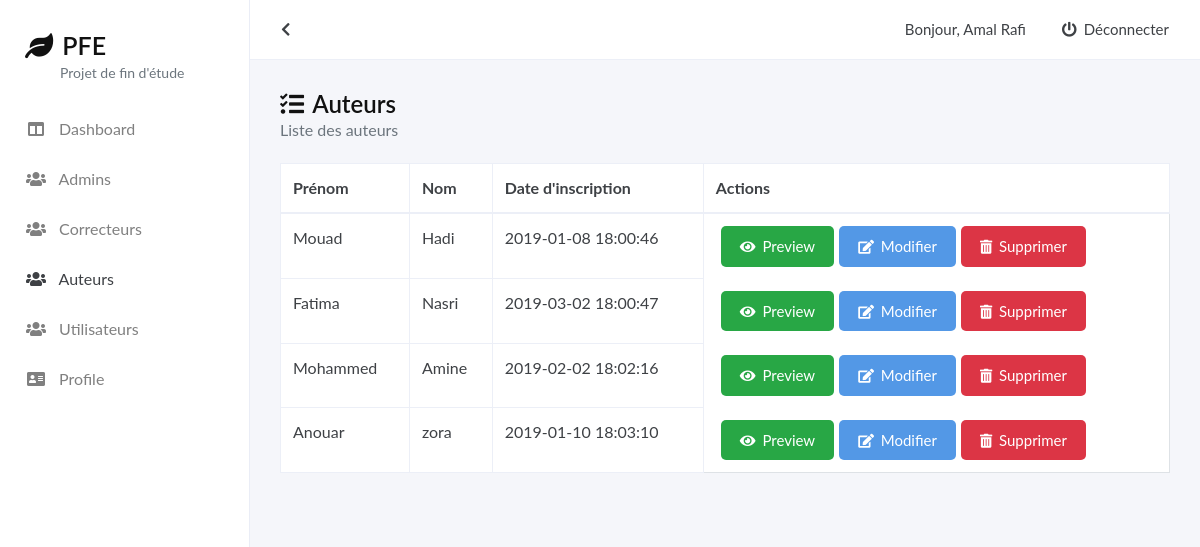
The app's page /admin/authors.php (signed in) with its own data.
### tables this page shows
CREATE TABLE `utilisateurs` (
  `ID_UTILISATEUR` int(11) NOT NULL,
  `IDENTIFIANT` varchar(100) NOT NULL,
  `MOT_DE_PASSE` varchar(100) NOT NULL,
  `NOM` varchar(100) NOT NULL,
  `PRENOM` varchar(100) NOT NULL,
  `TYPE_COMPTE` varchar(100) NOT NULL,
  `IMAGE_UTILISATEUR` varchar(300) NOT NULL,
  `DATE_INSCRIPTION` timestamp NOT NULL DEFAULT CURRENT_TIMESTAMP ON UPDATE CURRENT_TIMESTAMP
);

### admin/includes/functions.php (the view, shortened to what this page needs)
<?php
	$db = DatabaseUser::connect();
	function getNom($id) {
		global $db;
		$statement = $db->prepare('SELECT PRENOM,NOM FROM UTILISATEURS WHERE ID_UTILISATEUR = ?');
		$statement->execute(array($id));
		$account = $statement->fetch();
		echo $account['PRENOM'] .' '.$account['NOM'];
	}
	function getUser($id,$type) {
		global $db;
		$id_admin = $id;
		$statement = $db->prepare('SELECT * FROM UTILISATEURS WHERE TYPE_COMPTE = ? AND ID_UTILISATEUR <> ?');
		$statement->execute(array($type,$id_admin));
		while ($row = $statement->fetch()) {
			echo '<tr>';
				echo '<td>' . $row['PRENOM'] . '</td>';
				echo '<td>' . $row['NOM'] . '</td>';
				echo '<td>' . $row['DATE_INSCRIPTION'] . '</td>';
				echo '<td class="my-table-actions">';
					echo '<form action="pages/preview.php" method="post">
							<input type="text" name="id" value="'.$row['ID_UTILISATEUR'].'" hidden >
							<button name="preview" class="btn btn-success"><i class="fa fa-eye"></i> Preview</button>
						</form>';
					echo '<button type="button" class="btn btn-primary" data-toggle="modal" data-target="#change_type" data-id_user="'. $row['ID_UTILISATEUR'] .'" data-usertype="'. $row['TYPE_COMPTE'] .'"><i class="fa fa-edit"></i> Modifier</button> ';
					echo '<button type="button" class="btn btn-danger" data-toggle="modal" data-target="#verify_user" data-id_user="'. $row['ID_UTILISATEUR'] .'" data-nom="'. $row['PRENOM'] .' '. $row['NOM'] .'"><i class="fa fa-trash-alt"></i> Supprimer</button>';
				echo '</td>';
			echo '</tr>';
		}
	}
?>

### admin/authors.php (shortened to what this page needs)
<?php
    require './includes/functions.php';
    $id = checkConnection();
?>
<!DOCTYPE html>
<html>
<head>
	<link rel="stylesheet" type="text/css" href="../css/bootstrap.min.css">
	<link rel="stylesheet" type="text/css" href="css/style.css">
	<link rel="stylesheet" type="text/css" href="../font-awesome/css/all.min.css">
</head>
<body>
	<div id="wrapper">
		<div id="sidebar-wrapper">
			<div class="my-logo">
				<h3><i class="fa fa-leaf"></i> PFE</h3>
				<small class="text-muted">Projet de fin d'étude</small>
			</div>
				<ul class="my-menu">
					<li><a href="dashboard.php"><i class="fas fa-columns"></i> Dashboard</a></li>
					<li><a href="admins.php"><i class="fa fa-users"></i> Admins</a></li>
					<li><a href="correctors.php"><i class="fa fa-users"></i> Correcteurs</a></li>
					<li><a class="active"><i class="fa fa-users"></i> Auteurs</a></li>
					<li><a href="users.php"><i class="fa fa-users"></i> Utilisateurs</a></li>
					<li><a href="profile.php"><i class="fas fa-address-card"></i> Profile</a></li>
				</ul>
			</div>
			<div id="content-wrapper">
				<div class="container-fluid">
					<div class="row my-top-menu">
						<div class="col-2 my-toggle-btn">
							<nav class="nav">
								<a class="nav-link" href="#" id="toggle-menu"></a>
							</nav>
						</div>
						<div class="col-10">
							<ul class="nav justify-content-end">
								<span class="navbar-text">
									Bonjour, <?php getNom($id); ?>
								</span>
								<li class="nav-item">
									<a class="nav-link" href="includes/logout.php"><i class="fa fa-power-off"></i> Déconnecter</a>
								</li>
							</ul>
						</div>
					</div>
					<div class="container my-content">
						<div class="row my-header">
							<div class="col-12">
								<h4><i class="fa fa-tasks"></i> Auteurs</h4>
								<p class="text-muted">Liste des auteurs</p>
							</div>
						</div>
						<div class="row my-table">
							<div class="col-12">
								<table class="table table-bordered">
									<thead>
										<tr>
											<th scope="col">Prénom</th>
											<th scope="col">Nom</th>
											<th scope="col">Date d'inscription</th>
											<th scope="col">Actions</th>
										</tr>
									</thead>
									<tbody>
										<?php
											getUser($id,'auteur');
										?>
									</tbody>
								</table>
							</div>
						</div>
					</div>
				</div>
			</div>
		</div>
	</body>
</html>

### admin/css/style.css (style rules this page uses)
body { font-family: 'Lato' !important; color: #3e4145 !important; font-weight: 400 !important; background-color: #F5F6FA !important; }
a { text-decoration: none !important; }
h1, h2, h3, h4, h5, h6 { color: #111111; font-weight: 600 !important; }
i { padding-right: 3px; }
.btn-primary { background-color: #5398e6 !important; border-color: rgba(0, 0, 0, 0) !important; border-radius: 5px !important; font-size: 15px !important; padding: 8px 18px !important; }
.btn-danger { border-color: rgba(0, 0, 0, 0) !important; border-radius: 5px !important; font-size: 15px !important; padding: 8px 18px !important; }
.btn-success { border-color: rgba(0, 0, 0, 0) !important; border-radius: 5px !important; font-size: 15px !important; padding: 8px 18px !important; }
.btn i { font-size: 14px; }
#sidebar-wrapper { z-index: 1; position: absolute; width: 250px; height: 100%; overflow-y: hidden; background-color: #ffffff; border-right: 1px solid #eaedf6; position: fixed; }
.my-logo { padding: 30px 0px 0px 25px; }
.my-logo h3 { font-size: 25px; margin-bottom: 0px; }
.my-logo small { font-size: 14px; margin-left: 35px; }
.my-menu { padding: 0; list-style: none; }
.my-menu li { text-indent: 10px; line-height: 50px; white-space: nowrap; }
.my-menu li:first-child { margin-top: 20px; }
.my-menu li a { font-size: 16px; font-weight: 400; display: block; color: gray; text-decoration: none; white-space: nowrap; }
.my-menu li a i { width: 45px; text-align: center; white-space: nowrap; }
#content-wrapper { width: 100%; position: absolute; background-color: #F5F6FA; }
.my-top-menu { padding: 10px 0px 10px 0px; background-color: #ffffff; border-bottom: 1px solid #eceff7; font-size: 15px; }
.my-top-menu .nav .navbar-text { font-size: 15px; }
.my-top-menu .nav .nav-item { margin-left: 20px; }
.my-top-menu .nav .nav-item a { color: #3e4145; }
.my-top-menu .my-toggle-btn a { color: #3e4145; }
.my-content { padding-bottom: 30px; }
.my-top-menu .navbar-text { display: none; }
@media (min-width: 576px) { .my-top-menu .navbar-text { display: none; } }
@media (min-width: 768px) { .my-top-menu .navbar-text { display: none; } }
@media (min-width: 992px) { .my-top-menu .navbar-text { display: block; } }
@media (min-width: 1200px) { .my-top-menu .navbar-text { display: block; } }
.my-header { margin-top: 30px; }
.my-header h4 { margin-bottom: 0px; }
.my-table { margin-top: 5px; }
.my-table thead, .my-table tbody { background-color: #ffffff; font-size: 16px; color: #3e4145; }
.my-table thead tr th, .my-table tbody tr td { border-color: #eceff7 !important; }
.my-table-actions { display: flex; border: none !important; }
.my-table-actions button { margin-left: 5px; }

### records on screen
utilisateurs: PRENOM "Amal", NOM "Rafi"
utilisateurs: PRENOM "Mouad", NOM "Hadi", DATE_INSCRIPTION "2019-01-08 18:00:46"
utilisateurs: PRENOM "Fatima", NOM "Nasri", DATE_INSCRIPTION "2019-03-02 18:00:47"
utilisateurs: PRENOM "Mohammed", NOM "Amine", DATE_INSCRIPTION "2019-02-02 18:02:16"
utilisateurs: PRENOM "Anouar", NOM "zora", DATE_INSCRIPTION "2019-01-10 18:03:10"
